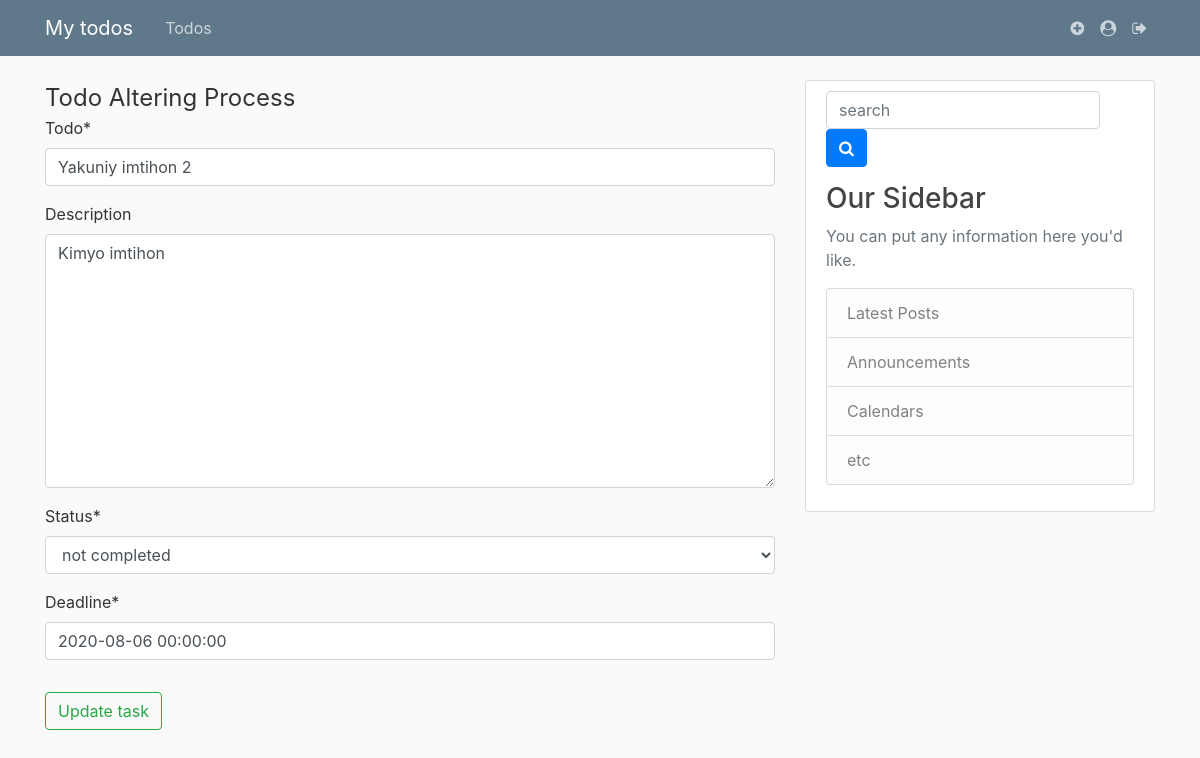
Page /yakuniy-imtihon-2/update/ (signed in) on the committed database.
### todos/models.py (models this page shows, shortened)
class Todos(models.Model):
    todo = models.CharField(max_length=300, null=False)
    description = models.TextField(blank=True)
    author = models.ForeignKey(User, on_delete=models.CASCADE)
    status = models.CharField(max_length=15, choices=process_status, default='not completed')
    publish_date = models.DateTimeField(auto_now_add=True)
    deadline = models.DateTimeField()
    slug = models.SlugField(max_length=300, null=False, unique=True)
    class Meta:
        verbose_name = 'Todo'
        verbose_name_plural = 'Todos'

### todos/views.py (the view, shortened to what this page needs)
# urls.py: path('<slug:slug>/update/', TodosUpdateView.as_view(), name='todo_update'),
class TodosUpdateView(LoginRequiredMixin, UserPassesTestMixin, UpdateView):
    model = Todos
    template_name = 'todo_update.html'
    fields = ['todo', 'description', 'status', 'deadline']
    def test_func(self):
        todo = self.get_object()
        if todo.author == self.request.user:
            return True
        return False

### templates/todo_update.html (shortened to what this page needs)
{% extends 'base.html' %}
{% load crispy_forms_tags %}
{% block content %}
    <div>
        <form method="POST">
            <fieldset class="form-group">
                <legend class="mb-auto">Todo Altering Process</legend>
                {{ form|crispy}}
            </fieldset>
            <div class=form-group>
                <button class="btn btn-outline-success">Update task</button>
            </div>
        </form>
    </div>
{% endblock %}

### templates/base.html (style rules this page uses)
body { background: #fafafa; color: #333333; margin-top: 5rem; }

### rows in the picture
Todos: todo "Yakuniy imtihon 2", description "Kimyo imtihon", status "not completed", deadline "2020-08-06 00:00:00"
